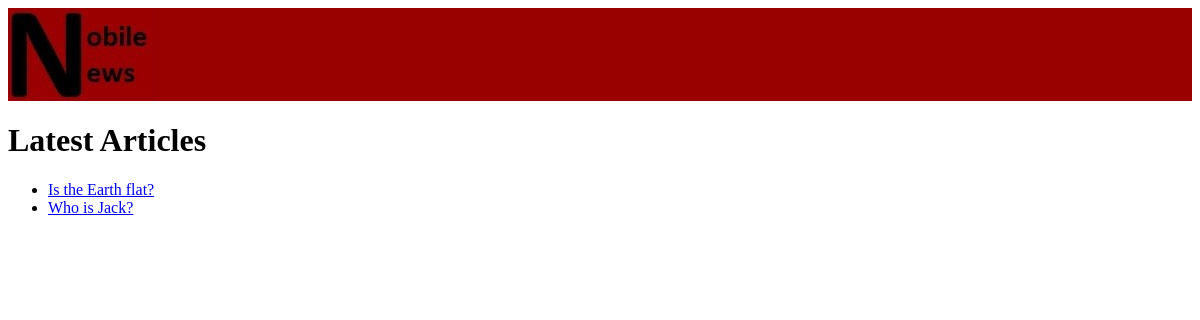
Page /newsapp/ on the earlier database version.
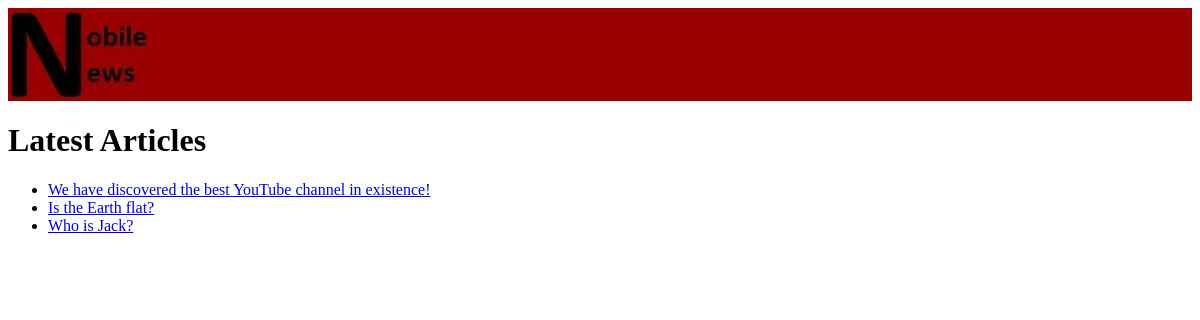
Same page on the later database version.
### newsapp/models.py (models this page shows)
class Article(models.Model):
    heading_text = models.CharField(max_length=100)
    pub_date_text = models.DateTimeField('Date Published:')
    body_text = models.CharField(max_length=400)

### newsapp/views.py (the view)
# urls.py: path('', views.index, name='index'),
def index(request):
    latest_article_list = Article.objects.order_by('-pub_date_text')[:5]
    context = {'latest_article_list': latest_article_list}
    return render(request, 'newsapp/index.html', context)

### newsapp/templates/newsapp/index.html (shortened to what this page needs)
{% load static %}
<head>
</head>
<header>
    <div class="container">
	<img src="{% static 'newsapp/images/image.jpg' %}">
    </div>
</header>
<h1>
    {{ "Latest Articles" }}
</h1>
{% if latest_article_list %}
    <ul>
    {% for article in latest_article_list %}
        <li><a href="{% url 'detail' article.id %}">{{ article.heading_text }}</a></li>
    {% endfor %}
    </ul>
{% else %}
    <p>No Articles are available.</p>
{% endif %}

### newsapp/templates/newsapp/index.html (style rules this page uses)
header { background-color:#990000; }

Differences in the rows shown:
added Article: heading_text "We have discovered the best YouTube channel in existence!"
